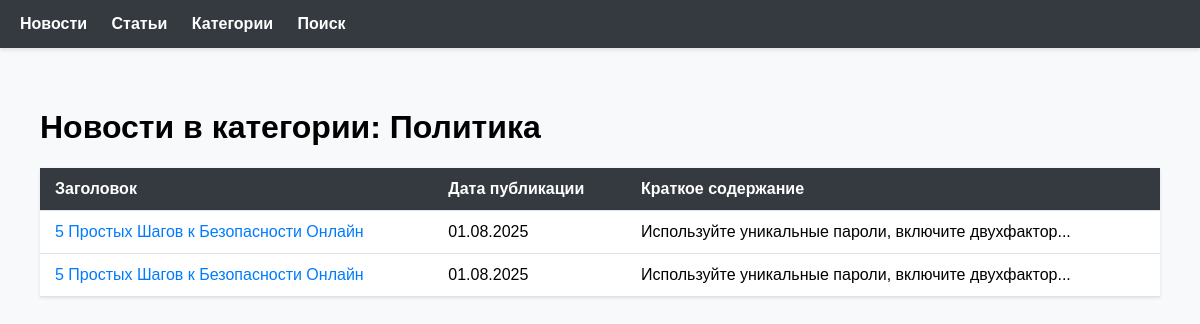
Before: /news/category/1/ with the older database file.
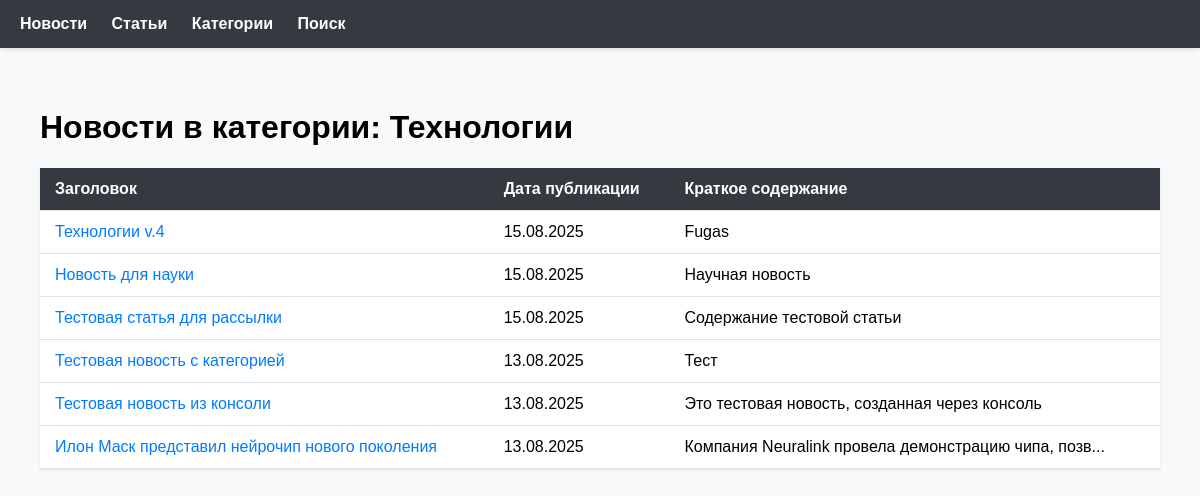
After: the same page with the newer database file.
### NewsPortal/models.py (models this page shows, shortened)
class Category(models.Model):
    name = models.CharField(max_length=100, unique=True)
    subscribers = models.ManyToManyField(User, related_name='subscribed_categories', blank=True)

class Post(models.Model):
    ARTICLE = 'AR'
    NEWS = 'NW'
    POST_TYPES = [
        (ARTICLE, 'Статья'),
        (NEWS, 'Новость'),
    ]
    author = models.ForeignKey(
        Author,
        on_delete=models.CASCADE,
        related_name='posts'
    )
    post_type = models.CharField(max_length=2, choices=POST_TYPES)
    created_at = models.DateTimeField(auto_now_add=True)
    categories = models.ManyToManyField(
        Category,
        through='PostCategory',
        related_name='posts'
    )
    title = models.CharField(max_length=200)
    content = models.TextField()
    rating = models.IntegerField(default=0)
    def get_absolute_url(self):
        if self.post_type == self.NEWS:
            return reverse('NewsPortal:news_detail', args=[str(self.id)])
        else:
            return reverse('NewsPortal:article_detail', args=[str(self.id)])
    @property
    def preview(self):
        return self.content[:50] + '...' if len(self.content) > 50 else self.content

### NewsPortal/views.py (the view)
# urls.py: path('category/<int:category_id>/', views.category_detail, name='category_detail'),
def category_detail(request, category_id):
    category = get_object_or_404(Category, id=category_id)
    posts = Post.objects.filter(categories=category).order_by('-created_at')
    is_subscribed = False
    if request.user.is_authenticated:
        try:
            subscriber = Subscriber.objects.get(user=request.user)
            is_subscribed = category in subscriber.categories.all()
        except Subscriber.DoesNotExist:
            pass
    return render(request, 'category_detail.html', {
        'category': category,
        'posts': posts,
        'is_subscribed': is_subscribed
    })

### NewsPortal/context_processors.py (called while the page is built)
def site_info(request):
    return {
        'SITE_NAME': getattr(settings, 'SITE_NAME', 'News Portal'),
        'SITE_URL': getattr(settings, 'SITE_URL', 'localhost:8000'),
    }

def site_settings(request):
    return {
        'SITE_NAME': settings.SITE_NAME,
        'SITE_URL': settings.SITE_URL,
    }

def social_login_buttons(request):
    return {
        'social_login_buttons': mark_safe(
            '<a href="/accounts/yandex/login/?process=login" class="btn yandex-btn">'
            '<img src="https://upload.wikimedia.org/wikipedia/commons/thumb/9/91/Yandex_icon.svg/512px-Yandex_icon'
            '.svg.png"'
            'alt="Yandex" width="20"> Войти через Yandex'
            '</a>'
        )
    }

### NewsPortal/templates/category_detail.html (shortened to what this page needs)
{% extends "default.html" %}
{% block content %}
<div class="container">
    <h1>
        Новости в категории: {{ category.name }}
    </h1>
    <table class="table">
        <thead>
            <tr>
                <th>Заголовок</th>
                <th>Дата публикации</th>
                <th>Краткое содержание</th>
            </tr>
        </thead>
        <tbody>
            {% for post in posts %}
            <tr>
                <td><a href="{{ post.get_absolute_url }}">{{ post.title }}</a></td>
                <td>{{ post.created_at|date:"d.m.Y" }}</td>
                <td>{{ post.preview }}</td>
            </tr>
            {% empty %}
            <tr>
                <td colspan="3">В этой категории пока нет новостей</td>
            </tr>
            {% endfor %}
        </tbody>
    </table>
</div>
{% endblock %}

Changed rows visible on the page:
removed Post: title "5 Простых Шагов к Безопасности Онлайн", created_at "01.08.2025", preview "Используйте уникальные пароли, включите двухфактор..."
no longer on this page (row edited): Post: title "5 Простых Шагов к Безопасности Онлайн", created_at "01.08.2025", preview "Используйте уникальные пароли, включите двухфактор..."
changed Category: name "Политика" → "Технологии"
now on this page (row edited): Post: title "Технологии v.4", created_at "15.08.2025", preview "Fugas"
now on this page (row edited): Post: title "Новость для науки", created_at "15.08.2025", preview "Научная новость"
added Post: title "Тестовая статья для рассылки", created_at "15.08.2025", preview "Содержание тестовой статьи"
now on this page (row edited): Post: title "Тестовая новость с категорией", created_at "13.08.2025", preview "Тест"
now on this page (row edited): Post: title "Тестовая новость из консоли", created_at "13.08.2025", preview "Это тестовая новость, созданная через консоль"
added Post: title "Илон Маск представил нейрочип нового поколения", created_at "13.08.2025", preview "Компания Neuralink провела демонстрацию чипа, позв..."
